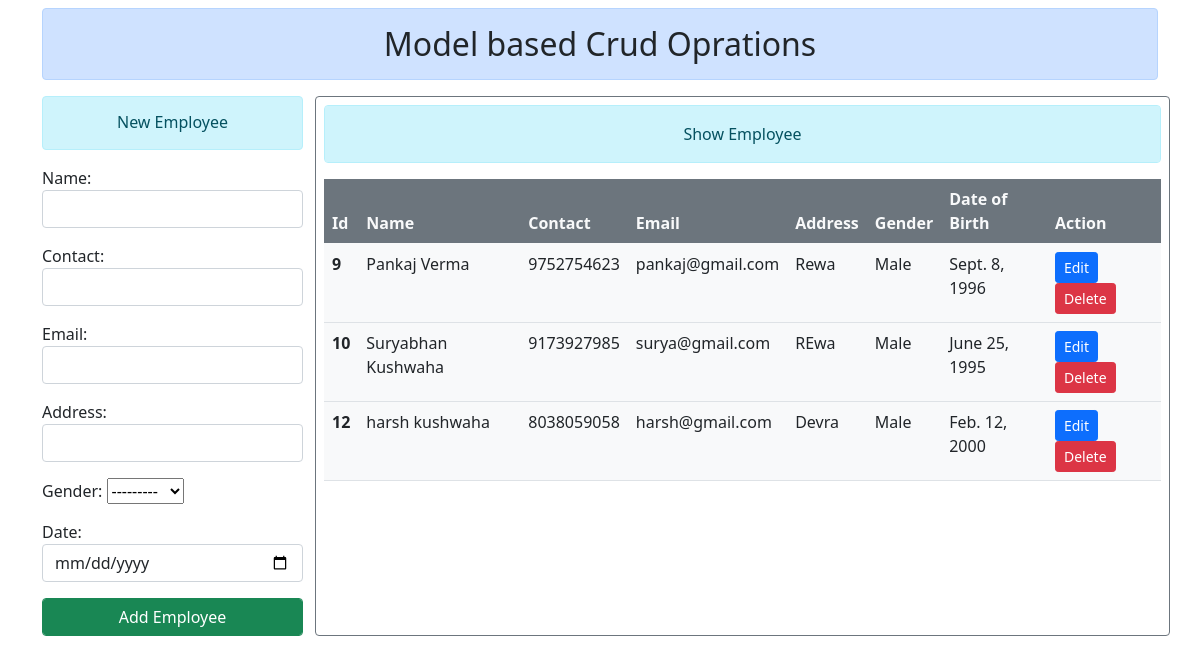
The page / on the database its author committed.
### home/models.py (models this page shows, shortened)
class Ems(models.Model):
    name = models.CharField(max_length=20)
    contact = models.CharField(max_length=10)
    email = models.EmailField(max_length=40)
    address = models.CharField(max_length=10)
    gender = models.CharField(max_length=10, choices=gender)
    date = models.DateField()

### home/views.py (the view)
# urls.py: path('',index,name='home'),
def index(request):
    if request.method=='POST':
        form=EmsForm(request.POST)
        if form.is_valid():
            form.save()
            return redirect('/')
    else:
        form=EmsForm()
    alldata=Ems.objects.all()
    return render(request,'index.html',{'form':form,'data':alldata})

### home/forms.py
class EmsForm(forms.ModelForm):
    class Meta:
        model=Ems
        fields="__all__"
        widgets={
            'name':forms.TextInput(attrs={'class':'form-control'}),
            'contact':forms.TextInput(attrs={'class':'form-control'}),
            'address':forms.TextInput(attrs={'class':'form-control'}),
            'gender':forms.Select(attrs={'class':'form-m-2'}),
            'date':forms.DateInput(format = '%Y-%m-%d',attrs={'type': 'date','class':'form-control'}),
            'email':forms.EmailField.widget(attrs={'class':'form-control'})
        }

### home/templates/index.html (shortened to what this page needs)
{% extends 'base.html' %}
{% block body %}
<div class="row" >
    <div class="col-sm-3  ">
        <h6 class="text-center alert alert-info">New Employee</h6>
        <form action="" method="POST">
            {{form.as_p}}
            <input type="submit" value="Add Employee" class="form-control btn btn-success"/>
        </form>
    </div>
    <div class="col-sm-9 border border-secondary rounded p-2 table-responsive ">
        <h6 class="text-center alert alert-info form-control">Show Employee</h6>
        <table class="table table-hover bg-light">
            <thead class="bg-secondary text-light">
            <tr>
                <th scope="col">Id</th>
                <th scope="col">Name</th>
                <th scope="col">Contact</th>
                <th scope="col">Email</th>
                <th scope="col">Address</th>
                <th scope="col">Gender</th>
                <th scope="col">Date of Birth</th>
                <th scope="col">Action</th>
            </tr>
            </thead>
            <tbody>
            {% for i in data %}
            <tr>
                <th scope="row">{{i.id}}</th>
                <td>{{i.name}}</td>
                <td>{{i.contact}}</td>
                <td>{{i.email}}</td>
                <td>{{i.address}}</td>
                <td>{{i.gender}}</td>
                <td>{{i.date}}</td>
                <td>
                    <a href="update/{{i.id}}" class="btn btn-primary btn-sm">Edit</a>
                    <form action="{% url 'delete' i.id %}" class="d-inline" method="POST">{% csrf_token %}
                        <input type="submit" class="btn btn-danger btn-sm" value="Delete">
                    </form>
                </td>
            </tr>
            {% endfor %}
            </tbody>
        </table>
    </div>
</div>
{% endblock body %}

### home/templates/base.html (shortened to what this page needs)
<!doctype html>
<html lang="en">
<head>
    <link href="https://cdn.jsdelivr.net/npm/bootstrap@5.0.2/dist/css/bootstrap.min.css" rel="stylesheet"
>
</head>
<body>
<div class="container">
    <h2 class="text-center text-dark alert alert-primary mt-2">Model based Crud Oprations</h2>
    {% block body %}{% endblock body %}
</div>
</body>
</html>

### rows shown on the page
Ems: id "9", name "Pankaj Verma", contact "9752754623", email "pankaj@gmail.com", address "Rewa", gender "Male", date "Sept. 8, 1996"
Ems: id "10", name "Suryabhan Kushwaha", contact "9173927985", email "surya@gmail.com", address "REwa", gender "Male", date "June 25, 1995"
Ems: id "12", name "harsh kushwaha", contact "8038059058", email "harsh@gmail.com", address "Devra", gender "Male", date "Feb. 12, 2000"
